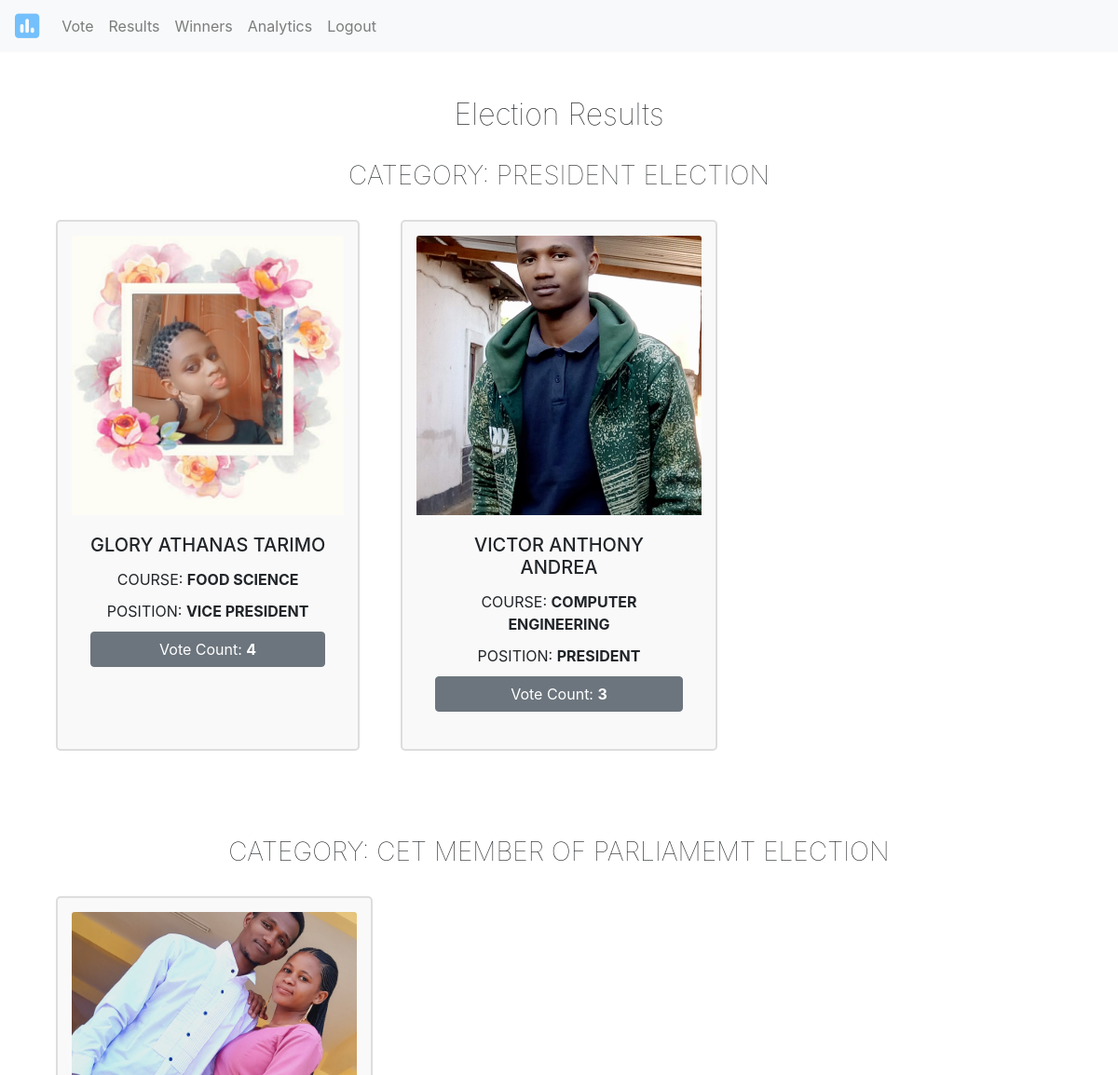
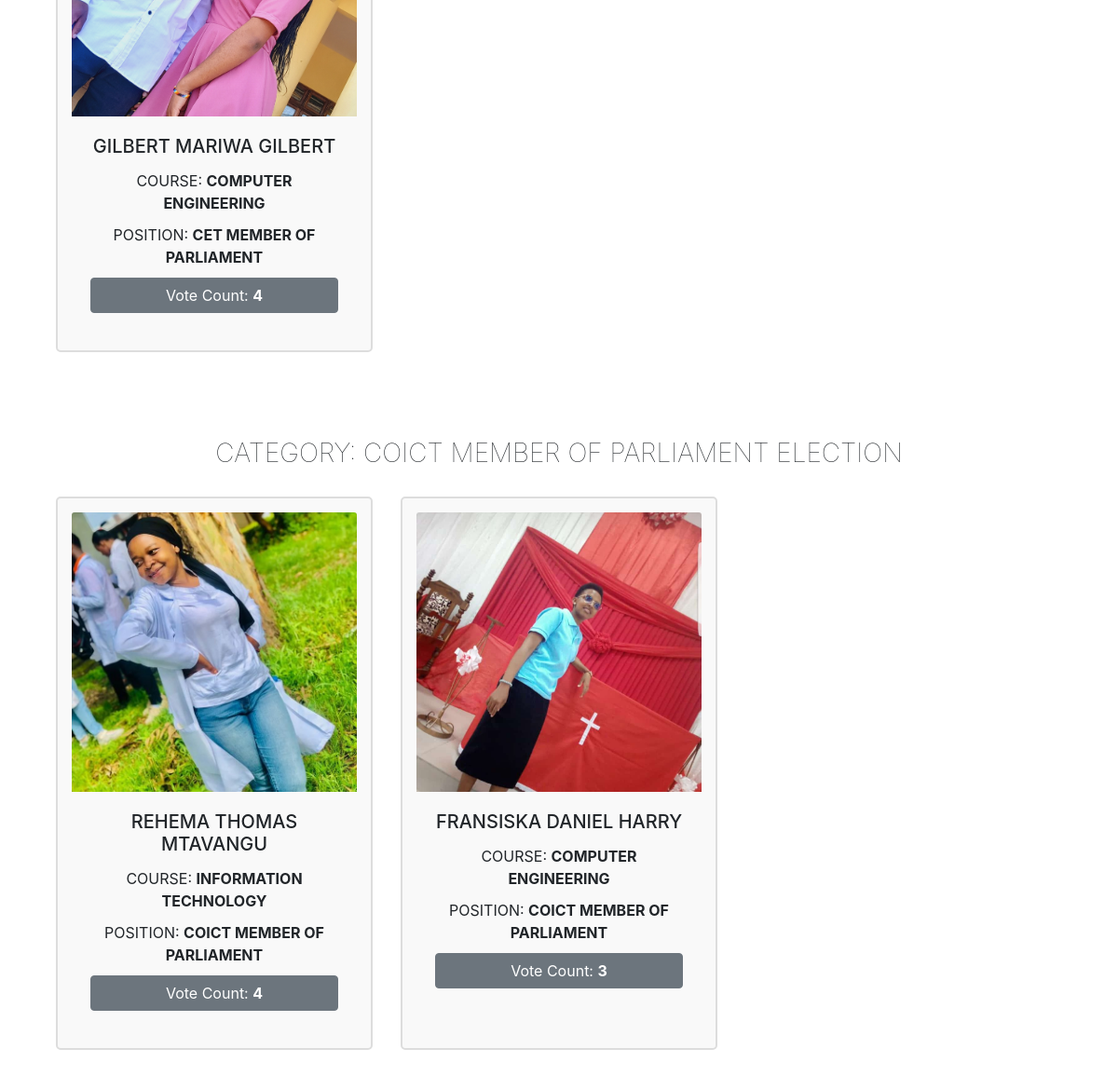
The app's page /election-results/ (signed in), older data (2 pictures, top to bottom).
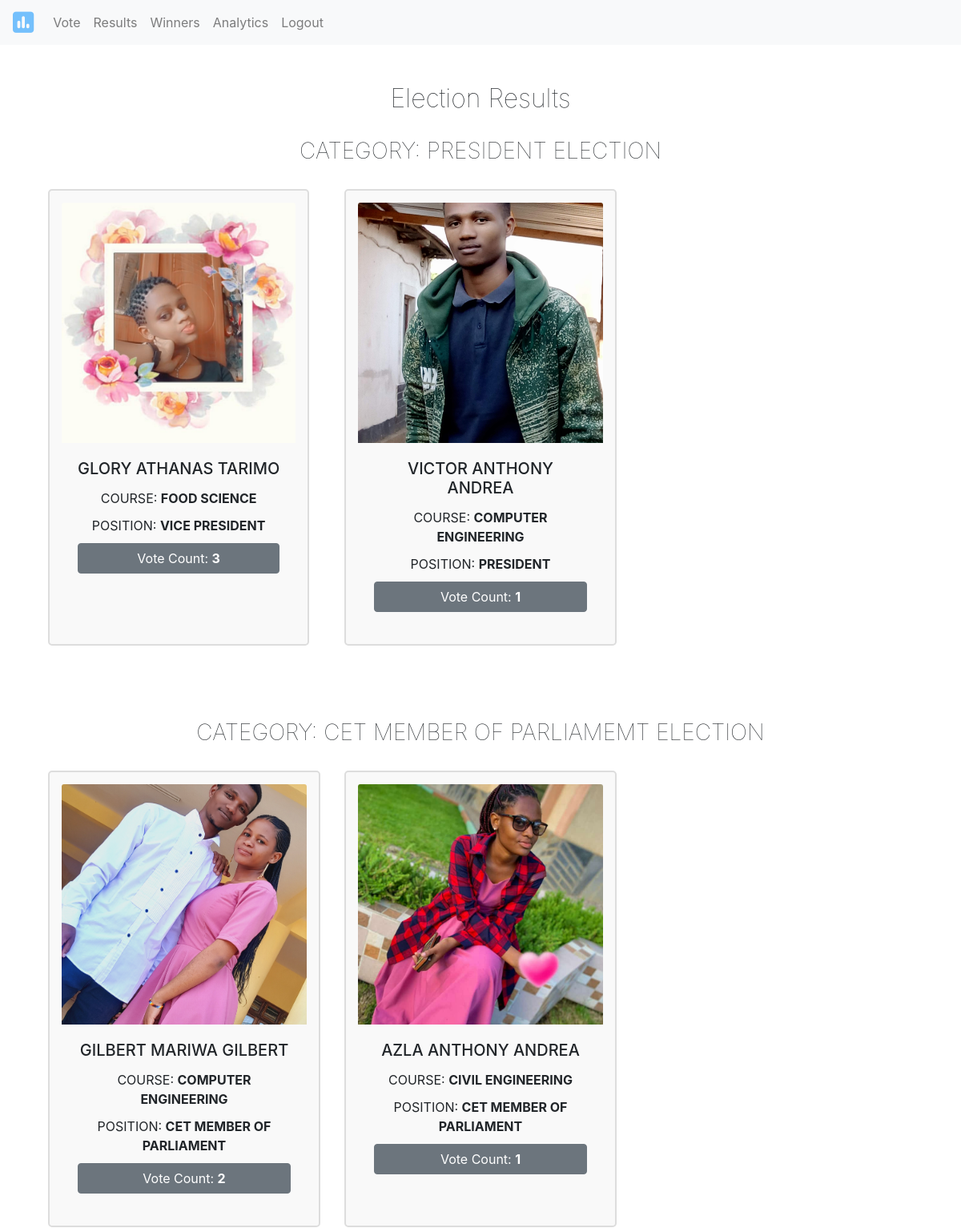
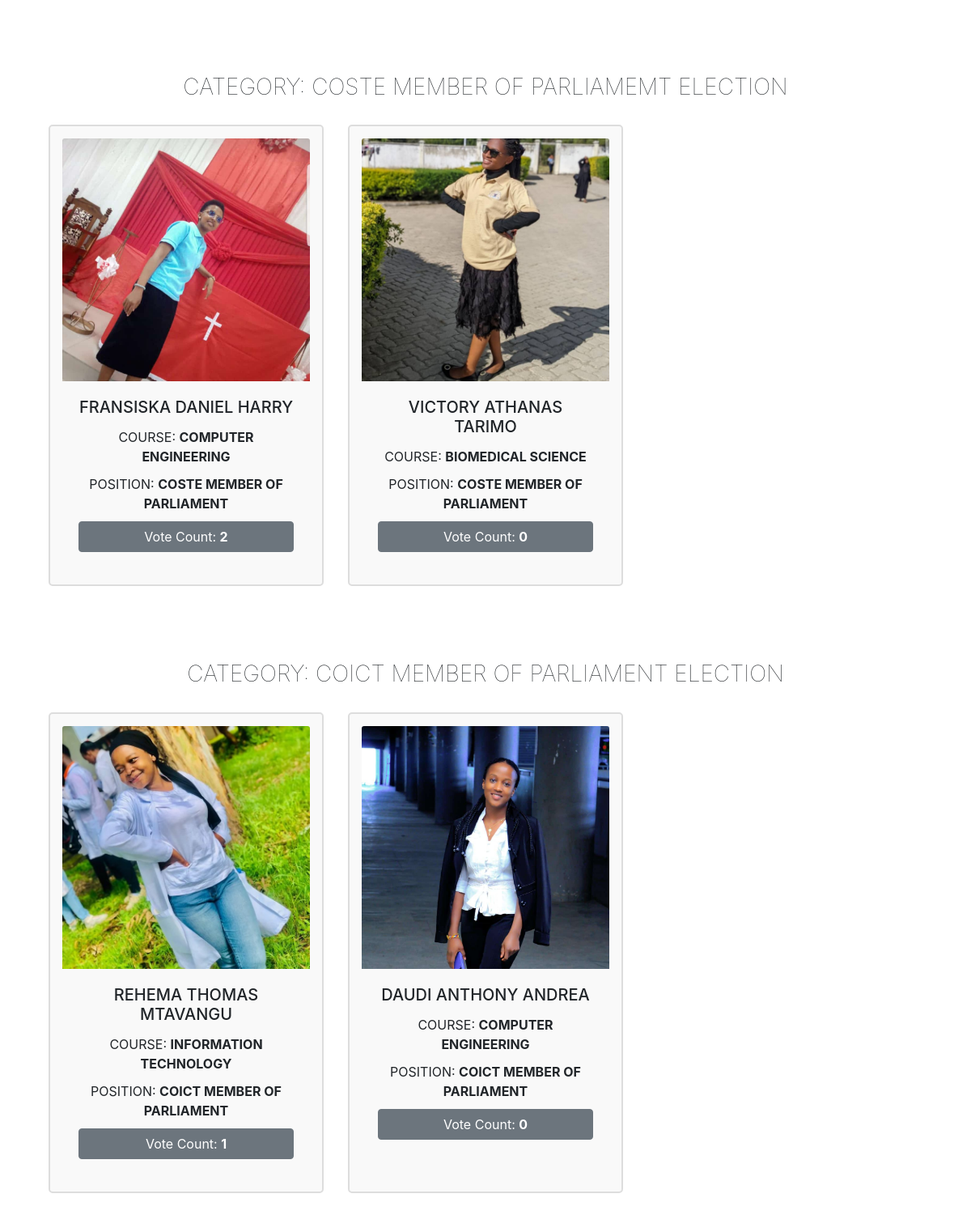
The same page, newer data (2 pictures, top to bottom).
### election/models.py (models this page shows, shortened)
class Category(models.Model):
    category_name = models.CharField(max_length=100, unique=True)
    voting_start_time = models.DateTimeField(null=True, blank=True)
    voting_end_time = models.DateTimeField(null=True, blank=True)

class Candidate(models.Model):
    first_name = models.CharField(max_length=100, blank=False)
    middle_name = models.CharField(max_length=100, blank=True)
    last_name = models.CharField(max_length=100, blank=False)
    image = models.ImageField(upload_to='candidates/')
    course = models.CharField(max_length=100)
    level_of_study = models.CharField(max_length=100)
    year_of_study = models.CharField(max_length=50)
    position = models.CharField(max_length=100)
    category = models.ForeignKey(Category, on_delete=models.CASCADE, default=1)

### election/views.py (the view)
# urls.py: path('election-results/', election_results_view, name='election_results'),
@login_required
def election_results_view(request):
    tanzania_tz = pytz_timezone('Africa/Dar_es_Salaam')
    categories_with_candidates = Category.objects.filter(candidate__isnull=False).distinct()
    current_time = timezone.now().astimezone(tanzania_tz)
    for category in categories_with_candidates:
        candidates = category.candidate_set.annotate(vote_count=Count('vote')).order_by('-vote_count')
        category.candidates_with_votes = candidates
    return render(request, 'electionresults.html', {'categories': categories_with_candidates})

### election/templates/electionresults.html (shortened to what this page needs)
{% extends "base.html" %}
{% block content %}
<div class="container mt-5">
    <h2 class="text-center h1tag">Election Results</h2>
    {% for category in categories %}
        <div class="text-center mb-5">
            <h3 class="h1tag">CATEGORY: {{ category.category_name }} ELECTION</h3>
            <div class="row">
                {% for candidate in category.candidates_with_votes %}
                    <div class="col-md-4 mb-4 d-flex align-items-stretch">
                        <div class="result-card">
                            <img src="{{ candidate.image.url }}" class="card-img-top" alt="Candidate Image">
                            <div class="card-body text-center">
                                <h5>{{ candidate.first_name|upper }} {{ candidate.middle_name|upper }} {{ candidate.last_name|upper }}</h5>
                                <p>COURSE: <b>{{ candidate.course|upper }}</b></p>
                                <p>POSITION: <b>{{ candidate.position|upper }}</b></p>
                                <p class="btn btn-secondary">Vote Count: <b>{{ candidate.vote_count }}</b></p>
                            </div>
                        </div>
                    </div>
                {% endfor %}
            </div>
        </div>
    {% endfor %}
</div>
{% endblock %}

Row changes from the older to the newer data that the page shows:
computed for Candidate "GLORY": vote_count "4" → "3"
computed for Candidate "VICTOR": vote_count "3" → "1"
computed for Candidate "GILBERT": vote_count "4" → "2"
added Candidate: image (picture), first_name "AZLA", middle_name "ANTHONY", last_name "ANDREA", course "CIVIL ENGINEERING", position "CET MEMBER OF PARLIAMENT", vote_count "1", shown under Category "CET MEMBER OF PARLIAMEMT"
now on this page (row edited): Category: category_name "COSTE MEMBER OF PARLIAMEMT", Candidate (image (picture), first_name "FRANSISKA", middle_name "DANIEL", last_name "HARRY", course "COMPUTER ENGINEERING", position "COSTE MEMBER OF PARLIAMENT", vote_count "2")
added Candidate: image (picture), first_name "VICTORY", middle_name "ATHANAS", last_name "TARIMO", course "BIOMEDICAL SCIENCE", position "COSTE MEMBER OF PARLIAMENT", vote_count "0", shown under "COSTE MEMBER OF PARLIAMEMT"
changed Category "COICT MEMBER OF PARLIAMENT": loses Candidate (image (picture), first_name "FRANSISKA", middle_name "DANIEL", last_name "HARRY", course "COMPUTER ENGINEERING", position "COICT MEMBER OF PARLIAMENT", vote_count "3")
computed for Candidate "REHEMA": vote_count "4" → "1"
added Candidate: image (picture), first_name "DAUDI", middle_name "ANTHONY", last_name "ANDREA", course "COMPUTER ENGINEERING", position "COICT MEMBER OF PARLIAMENT", vote_count "0", shown under Category "COICT MEMBER OF PARLIAMENT"
